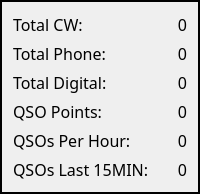
       <widget class="QFrame" name="frame_2">
        <property name="maximumSize">
         <size>
          <width>300</width>
          <height>16777215</height>
         </size>
        </property>
        <property name="font">
         <font>
          <family>JetBrains Mono</family>
          <pointsize>12</pointsize>
         </font>
        </property>
        <property name="styleSheet">
         <string notr="true">border-color: rgb(238, 238, 236);
border-top-color: rgb(255, 255, 255);</string>
        </property>
        <property name="frameShape">
         <enum>QFrame::WinPanel</enum>
        </property>
        <property name="frameShadow">
         <enum>QFrame::Plain</enum>
        </property>
        <layout class="QFormLayout" name="formLayout">
         <item row="0" column="0">
          <widget class="QLabel" name="label">
           <property name="sizePolicy">
            <sizepolicy hsizetype="Expanding" vsizetype="Preferred">
             <horstretch>0</horstretch>
             <verstretch>0</verstretch>
            </sizepolicy>
           </property>
           <property name="font">
            <font>
             <family>JetBrains Mono</family>
             <pointsize>12</pointsize>
             <bold>false</bold>
             <kerning>true</kerning>
            </font>
           </property>
           <property name="text">
            <string>Total CW:</string>
           </property>
          </widget>
         </item>
         <item row="0" column="1">
          <widget class="QLabel" name="Total_CW">
           <property name="font">
            <font>
             <family>JetBrains Mono</family>
             <pointsize>12</pointsize>
             <bold>false</bold>
            </font>
           </property>
           <property name="text">
            <string>0</string>
           </property>
           <property name="alignment">
            <set>Qt::AlignRight|Qt::AlignTrailing|Qt::AlignVCenter</set>
           </property>
          </widget>
         </item>
         <item row="1" column="0">
          <widget class="QLabel" name="label_2">
           <property name="sizePolicy">
            <sizepolicy hsizetype="Expanding" vsizetype="Preferred">
             <horstretch>0</horstretch>
             <verstretch>0</verstretch>
            </sizepolicy>
           </property>
           <property name="font">
            <font>
             <family>JetBrains Mono</family>
             <pointsize>12</pointsize>
             <bold>false</bold>
            </font>
           </property>
           <property name="text">
            <string>Total Phone:</string>
           </property>
          </widget>
         </item>
         <item row="1" column="1">
          <widget class="QLabel" name="Total_Phone">
           <property name="font">
            <font>
             <family>JetBrains Mono</family>
             <pointsize>12</pointsize>
             <bold>false</bold>
            </font>
           </property>
           <property name="text">
            <string>0</string>
           </property>
           <property name="alignment">
            <set>Qt::AlignRight|Qt::AlignTrailing|Qt::AlignVCenter</set>
           </property>
          </widget>
         </item>
         <item row="2" column="0">
          <widget class="QLabel" name="label_3">
           <property name="sizePolicy">
            <sizepolicy hsizetype="Expanding" vsizetype="Preferred">
             <horstretch>0</horstretch>
             <verstretch>0</verstretch>
            </sizepolicy>
           </property>
           <property name="font">
            <font>
             <family>JetBrains Mono</family>
             <pointsize>12</pointsize>
             <bold>false</bold>
            </font>
           </property>
           <property name="text">
            <string>Total Digital:</string>
           </property>
          </widget>
         </item>
         <item row="2" column="1">
          <widget class="QLabel" name="Total_Digital">
           <property name="font">
            <font>
             <family>JetBrains Mono</family>
             <pointsize>12</pointsize>
             <bold>false</bold>
            </font>
           </property>
           <property name="text">
            <string>0</string>
           </property>
           <property name="alignment">
            <set>Qt::AlignRight|Qt::AlignTrailing|Qt::AlignVCenter</set>
           </property>
          </widget>
         </item>
         <item row="3" column="0">
          <widget class="QLabel" name="label_4">
           <property name="sizePolicy">
            <sizepolicy hsizetype="Expanding" vsizetype="Preferred">
             <horstretch>0</horstretch>
             <verstretch>0</verstretch>
            </sizepolicy>
           </property>
           <property name="font">
            <font>
             <family>JetBrains Mono</family>
             <pointsize>12</pointsize>
             <bold>false</bold>
            </font>
           </property>
           <property name="text">
            <string>QSO Points:</string>
           </property>
          </widget>
         </item>
         <item row="3" column="1">
          <widget class="QLabel" name="QSO_Points">
           <property name="font">
            <font>
             <family>JetBrains Mono</family>
             <pointsize>12</pointsize>
             <bold>false</bold>
            </font>
           </property>
           <property name="text">
            <string>0</string>
           </property>
           <property name="alignment">
            <set>Qt::AlignRight|Qt::AlignTrailing|Qt::AlignVCenter</set>
           </property>
          </widget>
         </item>
         <item row="4" column="0">
          <widget class="QLabel" name="label_5">
           <property name="sizePolicy">
            <sizepolicy hsizetype="Expanding" vsizetype="Preferred">
             <horstretch>0</horstretch>
             <verstretch>0</verstretch>
            </sizepolicy>
           </property>
           <property name="font">
            <font>
             <family>JetBrains Mono</family>
             <pointsize>12</pointsize>
             <bold>false</bold>
            </font>
           </property>
           <property name="text">
            <string>QSOs Per Hour:</string>
           </property>
          </widget>
         </item>
         <item row="4" column="1">
          <widget class="QLabel" name="QSO_PerHour">
           <property name="font">
            <font>
             <family>JetBrains Mono</family>
             <pointsize>12</pointsize>
             <bold>false</bold>
            </font>
           </property>
           <property name="text">
            <string>0</string>
           </property>
           <property name="alignment">
            <set>Qt::AlignRight|Qt::AlignTrailing|Qt::AlignVCenter</set>
           </property>
          </widget>
         </item>
         <item row="5" column="0">
          <widget class="QLabel" name="label_6">
           <property name="sizePolicy">
            <sizepolicy hsizetype="Expanding" vsizetype="Preferred">
             <horstretch>0</horstretch>
             <verstretch>0</verstretch>
            </sizepolicy>
           </property>
           <property name="font">
            <font>
             <family>JetBrains Mono</family>
             <pointsize>12</pointsize>
             <bold>false</bold>
            </font>
           </property>
           <property name="text">
            <string>QSOs Last 15MIN:</string>
           </property>
          </widget>
         </item>
         <item row="5" column="1">
          <widget class="QLabel" name="QSO_Last15">
           <property name="font">
            <font>
             <family>JetBrains Mono</family>
             <pointsize>12</pointsize>
             <bold>false</bold>
            </font>
           </property>
           <property name="text">
            <string>0</string>
           </property>
           <property name="alignment">
            <set>Qt::AlignRight|Qt::AlignTrailing|Qt::AlignVCenter</set>
           </property>
          </widget>
         </item>
        </layout>
       </widget>
